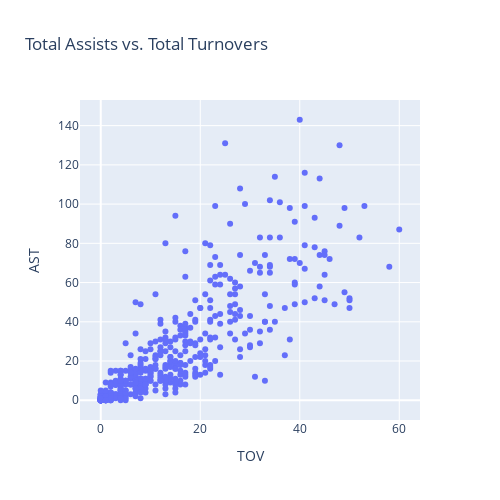

Notebook cell for this chart:
### Code cell
fig = px.scatter(totals, x = 'TOV', y ='AST',
    title = 'Total Assists vs. Total Turnovers',
    hover_data = ['PLAYER_NAME', 'TEAM_NAME'], 
    width = 500, height = 500)
fig.show()
# fig.to_html(full_html = False, include_plotlyjs = 'cdn')

### Figure 1 — Plotly figure (JSON) as saved in the notebook; plotly's stock layout.template omitted (floating-point values rounded to 4 significant figures; data arrays with more than 128 entries replaced by an {"elided": "..."} marker saying what was removed)
{"data": [{"customdata": {"elided": "464x2 str values"}, "hovertemplate": "TOV=%{x}<br>AST=%{y}<br>PLAYER_NAME=%{customdata[0]}<br>TEAM_NAME=%{customdata[1]}<extra></extra>", "legendgroup": "", "marker": {"color": "#636efa", "symbol": "circle"}, "mode": "markers", "name": "", "orientation": "v", "showlegend": false, "type": "scatter", "x": {"elided": "464 int values"}, "xaxis": "x", "y": {"elided": "464 int values"}, "yaxis": "y"}], "layout": {"height": 500, "legend": {"tracegroupgap": 0}, "title": {"text": "Total Assists vs. Total Turnovers"}, "width": 500, "xaxis": {"anchor": "y", "domain": [0, 1], "title": {"text": "TOV"}}, "yaxis": {"anchor": "x", "domain": [0, 1], "title": {"text": "AST"}}}}
